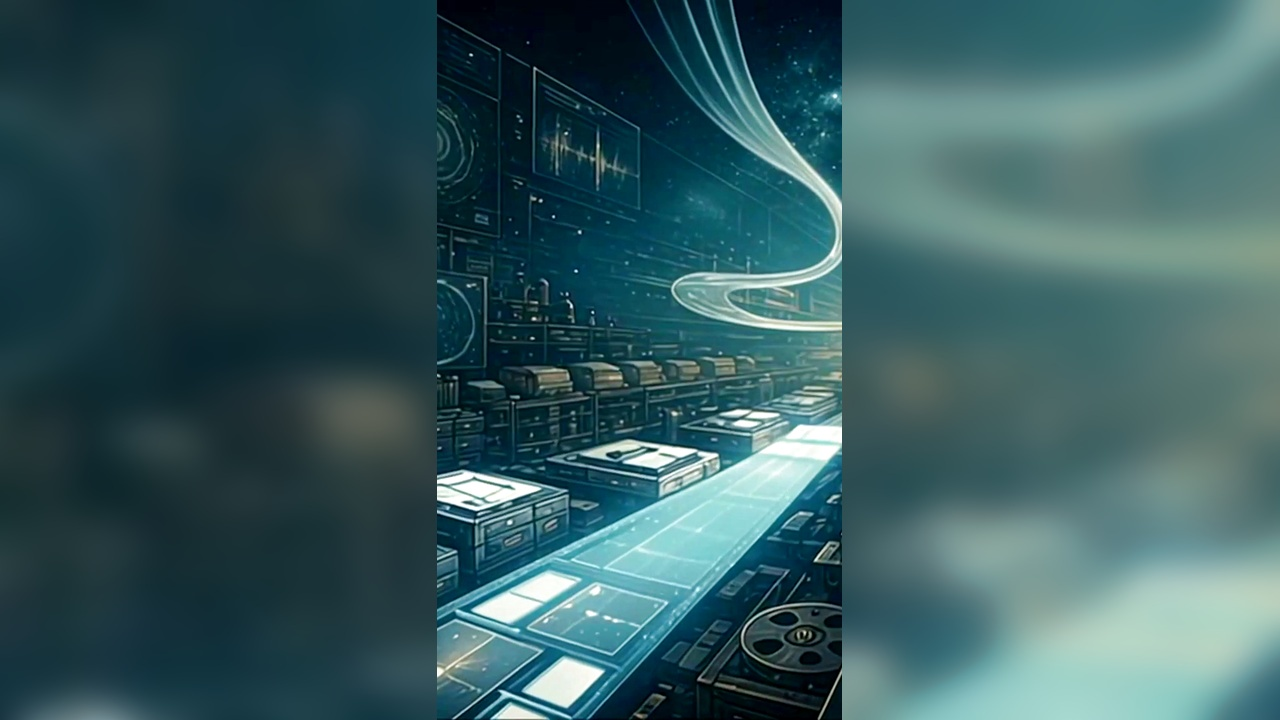
#> input picture 02_Video-Projects/001_Will-We-Ever-Meet-Aliens/10_Shorts/08_Covers/aliens_short-04_hidden-clues_cover_v01.jpg, 1280 x 720 px
$ python -i _build_064_short01_testA_v02.py   (imports and definitions only)
#> lines starting #> are read from the running program, lines starting #| are printed output that depends on the picture
#!/usr/bin/env python3
"""064 Every Planet Explained — Companion Short 1 (Test A Opening Short) v02 Builder (J3903).

Full-bleed 1080x1920 (9:16), 24 fps CFR (exact 738 frames = 30.750 s).
Zero blurred bars/padding, zero near-black, zero integer push jitter, zero Orbit at frame 0.
£0 cash, 0 ElevenLabs chars, 0 Flow/Vertex credits, zero YouTube upload or scheduling.

Short Title: Why Does Water Ice Survive 430°C Heat on Mercury?
Alt Title:   How Does Mercury Hide Water Ice at 430°C?
Slug / Stem: short01_testA_opening / 064_short01_testA_opening_v02
Proposed Candidate / Gate-Check Slot: Mon 28 Dec 2026 11:30Z (non-colliding Mon/Wed/Fri/Sat Orbit Short day; NOT scheduled yet; MUST NOT upload or air before 064 long is public Wed 16 Dec 18:00 London)
Parent Long (064): Every Planet Explained in 12 Minutes (Mercury to Neptune)

Lifts verbatim opening sentences S1-S4 (raw 0.060-32.600 s, 71 spoken words, Mercury 430°C polar
water ice opening through Colombo 1965) from locked master VO `02_Voiceover/every_planet_explained_vo_v01.wav`
(SHA-256 4b478fcded393890064ffd285a4121882dc26e0515f3cadc6569adf0465616aa) with tightened <0.25 s
inter-sentence breaths, paired with 064's own score bed `every_planet_score_bed_v01.mp3` and house SFX kit.
"""
from __future__ import annotations

import hashlib
import json
import math
import os
import re
import shutil
import subprocess as sp
import sys
import wave
from pathlib import Path

import numpy as np
from PIL import Image, ImageDraw, ImageEnhance, ImageFilter, ImageFont

Image.MAX_IMAGE_PIXELS = None

HERE = Path(__file__).resolve().parent
REPO = HERE.parents[3]
NAS_FILM = Path(
    "/Volumes/data/studio-live/orbit-with-ben/02_Video-Projects/"
    "064_Every-Planet-Explained-In-10-Minutes"
)
NAS_HARV = NAS_FILM / "03_Reference-Material" / "harvest_J3022_v01"
NAS_SHORTS = NAS_FILM / "10_Shorts"
NAS_SUB_OUT = NAS_SHORTS / "short01_testA_opening" / "06_Final-Exports"

MASTER_V03 = NAS_FILM / "09_Final-Export" / "064_every_planet_explained_master_v03.mp4"
EXPECTED_MASTER_SHA256 = "d59057aed1590e7f6ef097513256a0548c4f9b1d7e544c4bade28aa83fef647a"
VO_WAV = NAS_FILM / "02_Voiceover" / "every_planet_explained_vo_v01.wav"
EXPECTED_VO_SHA256 = "4b478fcded393890064ffd285a4121882dc26e0515f3cadc6569adf0465616aa"
STT_JSON = NAS_FILM / "02_Voiceover" / "stt" / "every_planet_explained_vo_v01" / "stt_raw.json"
BED_MP3 = NAS_FILM / "05_Music" / "every_planet_score_bed_v01.mp3"
EXPECTED_BED_SHA256 = "3e47e9d6da9aca6836a00c27a1fa58e53801190ae06ed445966ed51f5c0d75c6"
KIT_DIR = NAS_FILM / "06_Sound-Effects" / "kit_v01"

SCRATCH_BASE = Path(os.environ.get("STUDIO_SCRATCH", "/Volumes/MiniWork/scratch"))
WORK = SCRATCH_BASE / "J3903_064_short01_v02"

sys.path.insert(0, str(REPO / "04_Audio/tools"))
sys.path.insert(0, str(REPO / "00_Brand/Channel-Setup/tools"))
sys.path.insert(0, str(REPO / "scripts"))
from orbit_cfr_delivery import shorts_encode_args  # noqa: E402
import gate_shorts_open as gso  # noqa: E402
import sfx_kit  # noqa: E402

W, H, FPS = 1080, 1920, 24
SR = 48000
TOTAL_FRAMES = 738
TOTAL_S = TOTAL_FRAMES / FPS  # 30.750 s exact at 24 fps CFR

BAND_H = round(W * 9 / 16)          # 608 px (safe zone for title/teach/end overlays; picture is full 1080x1920)
BAND_Y0 = (H - BAND_H) // 2         # 656 px
BAND_Y1 = BAND_Y0 + BAND_H          # 1264 px
LINE_H = round(BAND_H * 0.115)      # 70 px

FONT_BLACK = "/System/Library/Fonts/Supplemental/Arial Black.ttf"
FONT_BOLD = "/System/Library/Fonts/Supplemental/Arial Bold.ttf"

WHITE = (255, 255, 255, 255)
YELLOW = (255, 224, 0, 255)         # #FFE000
CYAN = (105, 225, 250, 255)
CORAL = (255, 118, 72, 255)
NAVY_FLOOR = np.array([28.0, 38.0, 58.0], dtype=np.float32)

STEM = "064_short01_testA_opening_v02"
SHORT_SLUG = "short01_testA_opening"
SHORT_TITLE = "Why Does Water Ice Survive 430°C Heat on Mercury?"
ALT_TITLE = "How Does Mercury Hide Water Ice at 430°C?"
AIR_DATE = "2026-12-28"             # Non-colliding candidate Mon/Wed/Fri/Sat Orbit Short slot (gate-check date ONLY; NOT scheduled)
LONG_TITLE = "Every Planet Explained in 12 Minutes (Mercury to Neptune)"

HOOK_ROWS = [("ICE AT", WHITE), ("430°C?", YELLOW)]
COVER_ROWS = [("ICE AT", WHITE), ("430°C?", YELLOW)]
TITLE_ROWS = [
    "Every Planet Explained",
    "in 12 Minutes",
    "(Mercury to Neptune)",
]
END_CARD_LINE = "Full film on the channel"
END_ROWS = [
    ("Every Planet Explained", WHITE),
    ("in 12 Minutes", WHITE),
    ("(Mercury to Neptune)", WHITE),
    (END_CARD_LINE, YELLOW),
]

HOOK_END = 2.10
TITLE_IN, TITLE_OUT = 9.00, 14.00
TEACH_IN, TEACH_OUT = 23.75, 27.70
TEACH_TEXT = "1965 · GIUSEPPE COLOMBO"
END_CARD_IN = 714 / FPS  # 29.750 s exact (24 frames loop/end card tail)

# Verbatim S1-S4 from every_planet_explained_vo_v01.wav (71 spoken words), tightened breaths <0.25 s
VO_SEGMENTS = [
    (0.060, 6.600),   # S1: "On Mercury, the Sun's closest planet, why does water ice survive 430-degree heat?"
    (7.560, 11.050),  # S2: "The ice hides in polar craters that never see sunlight."
    (11.890, 25.140), # S3: "At 58 million km out, sunlight shines up to 7x brighter than on Earth, yet ... -180 °C."
    (26.280, 32.600), # S4: "In 1965, Italian mathematician Giuseppe Colombo solved its spin mystery."
]
VO_LEAD_S = 0.000
VO_GAPS = [0.060, 0.080, 0.020]

# 12-shot full-bleed 1080x1920 cut plan at exact 24 fps frames (sum = 738 frames = 30.750 s).
# Cut 1 = 2.500 s (<= 2.80 s), Cut 2 = 4.458 s (<= 4.80 s), max shot = 3.625 s (<= 4.00 s).
# Every still appears <= 2 times; zero consecutive code graphics; zero upscale > 1.50x.
SHOT_PLAN = [
    {
        "row": "R01a",
        "f0": 0, "f1": 60,  # 0.000 - 2.500 s (2.500 s)
        "kind": "mercury_spin",
        "source": "code_graphic_064_short1_r01a_mercury_spin_v02.mp4",
        "title": "Rotating Mercury globe from NASA MESSENGER enhanced-color global imagery",
        "video": True,
        "offset": 0.0,
        "lon_start_deg": 40.0,
        "lon_rate_deg_s": 42.0,
    },
    {
        "row": "R01b",
        "f0": 60, "f1": 107,  # 2.500 - 4.458 s (1.958 s)
        "kind": "surface_pan",
        "source": "PIA17386.jpg",
        "title": "Enhanced Color Mercury Map (MESSENGER global surface)",
        "video": False,
        "crop_box": (220, 250, 3860, 1798),
        "x_frac_0": 0.14, "x_frac_1": 0.30,
        "z0": 1.04, "z1": 1.14,
        "sat": 1.26, "contrast": 1.12,
    },
    {
        "row": "R01c",
        "f0": 107, "f1": 157,  # 4.458 - 6.542 s (2.083 s)
        "kind": "still_orb",
        "source": "PIA16853.jpg",
        "title": "Colors of the Innermost Planet: View 1 (MESSENGER)",
        "video": False,
        "orb_scale": 0.90,
        "z0": 1.00, "z1": 1.07,
        "sat": 1.24, "y_offset": 0,
    },
    {
        "row": "R02a",
        "f0": 157, "f1": 195,  # 6.542 - 8.125 s (1.583 s)
        "kind": "polar_cover",
        "source": "PIA19411.jpg",
        "title": "Water Ice on Mercury (MESSENGER north polar mosaic)",
        "video": False,
        "x_frac_0": 0.44, "x_frac_1": 0.50,
        "z0": 1.00, "z1": 1.08,
        "sat": 1.28, "contrast": 1.14,
    },
    {
        "row": "R02b",
        "f0": 195, "f1": 243,  # 8.125 - 10.125 s (2.000 s) — back-to-back with R02a = 1 appearance
        "kind": "polar_cover",
        "source": "PIA19411.jpg",
        "title": "Water Ice on Mercury (MESSENGER north polar mosaic)",
        "video": False,
        "x_frac_0": 0.50, "x_frac_1": 0.53,
        "z0": 1.28, "z1": 1.44,
        "sat": 1.32, "contrast": 1.16,
    },
    {
        "row": "R03a",
        "f0": 243, "f1": 338,  # 10.125 - 14.083 s (3.958 s <= 4.00 s; clears 9-14 s title banner completely)
        "kind": "still_orb",
        "source": "PIA15162.jpg",
        "title": "Mercury Globe: 0°N, 180°E (MESSENGER)",
        "video": False,
        "orb_scale": 0.90,
        "z0": 1.00, "z1": 1.06,
        "warm_sun": True, "y_offset": 0,
    },
    {
        "row": "R03b",
        "f0": 338, "f1": 394,  # 14.083 - 16.417 s (2.333 s; strictly after TITLE_OUT=14.00 s)
        "kind": "cg_sunlight",
        "source": "code_graphic_064_short1_r03b_sunlight_9x16_v02.mp4",
        "title": "Mercury 7x sunlight intensity explainer",
        "video": True,
        "offset": 0.0,
    },
    {
        "row": "R03c",
        "f0": 394, "f1": 481,  # 16.417 - 20.042 s (3.625 s) — real Mercury surface separating graphics
        "kind": "surface_pan",
        "source": "PIA17386.jpg",
        "title": "Enhanced Color Mercury Map (MESSENGER global surface)",
        "video": False,
        "crop_box": (220, 250, 3860, 1798),
        "x_frac_0": 0.54, "x_frac_1": 0.72,
        "z0": 1.06, "z1": 1.16,
        "sat": 1.22, "contrast": 1.12, "cool_night": True,
    },
    {
        "row": "R03d",
        "f0": 481, "f1": 563,  # 20.042 - 23.458 s (3.417 s)
        "kind": "cg_night",
        "source": "code_graphic_064_short1_r03d_night_9x16_v02.mp4",
        "title": "Mercury 430 C day versus -180 C night contrast explainer",
        "video": True,
        "offset": 0.0,
    },
    {
        "row": "R04a",
        "f0": 563, "f1": 635,  # 23.458 - 26.458 s (3.000 s)
        "kind": "still_orb",
        "source": "PIA11364.jpg",
        "title": "Mercury True Color is in the Eye of the Beholder (MESSENGER)",
        "video": False,
        "sub_crop": (960, 40, 1890, 970),  # Single top-right globe only (no 2x2 quad)
        "orb_scale": 0.88,
        "z0": 1.00, "z1": 1.06,
        "sat": 1.24, "y_offset": -90,
    },
    {
        "row": "R04b",
        "f0": 635, "f1": 714,  # 26.458 - 29.750 s (3.292 s)
        "kind": "still_orb",
        "source": "PIA16853.jpg",
        "title": "Colors of the Innermost Planet: View 1 (MESSENGER)",
        "video": False,
        "orb_scale": 0.94,
        "z0": 1.03, "z1": 1.10,
        "sat": 1.30, "y_offset": -90,
    },
    {
        "row": "R01_loop",
        "f0": 714, "f1": 738,  # 29.750 - 30.750 s (1.000 s) — seamless return into Frame 0
        "kind": "mercury_loop",
        "source": "frame0_return_064_short01_testA_opening_v02.mp4",
        "title": "Opening frame return for seamless loop",
        "video": True,
        "offset": 0.0,
        "lon_target_deg": 40.0,
        "lon_rate_deg_s": 42.0,
    },
]


def run(cmd: list) -> None:
    sp.run([str(c) for c in cmd], check=True)


# [27 lines left out: functions sha256, read_wav, write_wav, not called in this run]


def silence(n: int) -> np.ndarray:
    return np.zeros((max(0, n), 2), dtype=np.float32)


# [4 lines left out: function lift_navy, not called in this run]


_STAR_CANVAS: np.ndarray | None = None


# [74 lines left out: functions get_star_canvas, starfield_frame, pipe_frames, not called in this run]


_MERCURY_TEX: np.ndarray | None = None


# [267 lines left out: functions get_mercury_equirect, render_mercury_spin, render_surface_pan, render_polar_cover, build_orb_base, render_symmetric_zoom, not called in this run]


def make_globe_rgba(path: Path, diameter: int, sat: float = 1.25) -> Image.Image:
    im = Image.open(path).convert("RGB")
    L = np.asarray(im.convert("L"))
    ys, xs = np.where(L > 18)
    if len(xs) > 100:
        x0, x1, y0, y1 = int(xs.min()), int(xs.max()), int(ys.min()), int(ys.max())
        side = max(x1 - x0, y1 - y0)
        cx, cy = (x0 + x1) // 2, (y0 + y1) // 2
        half = side // 2 + int(side * 0.02)
        im = im.crop((max(0, cx - half), max(0, cy - half), min(im.width, cx + half), min(im.height, cy + half)))
    im = im.resize((diameter, diameter), Image.Resampling.LANCZOS)
    im = ImageEnhance.Color(im).enhance(sat)
    im = ImageEnhance.Contrast(im).enhance(1.10)
    circle = Image.new("L", (diameter, diameter), 0)
    ImageDraw.Draw(circle).ellipse((2, 2, diameter - 3, diameter - 3), fill=255)
    circle = circle.filter(ImageFilter.GaussianBlur(1.5))
    out = im.convert("RGBA")
    out.putalpha(circle)
    ImageDraw.Draw(out).ellipse(
        (2, 2, diameter - 3, diameter - 3), outline=(215, 232, 255, 185), width=max(2, diameter // 85)
    )
    return out


# [25 lines left out: functions font_for, centred, not called in this run]


def render_cg_sunlight(frames_n: int, dest: Path) -> float:
    """Native 1080x1920 vertical animated explainer #1 (R03b, 14.083-16.417 s):
    Starts strictly after 9-14 s title banner exits (zero text overlap).
    Word-matched strictly to 'seven times brighter than on Earth': real MESSENGER Mercury globe
    + single animated 7.0x SUNLIGHT scale bar in 68 px house type (11.2% of 608 px 16:9 band)."""
    g_merc = make_globe_rgba(NAS_HARV / "PIA15162.jpg", 380, sat=1.14)
    g_merc = g_merc.filter(ImageFilter.UnsharpMask(radius=1.3, percent=135, threshold=2))
    f_tag = ImageFont.truetype(FONT_BLACK, 48)
    f_big = ImageFont.truetype(FONT_BLACK, 68)
    f_sub = ImageFont.truetype(FONT_BOLD, 48)

    bar_x0, bar_x1 = 110, 970
    bar_max_w = bar_x1 - bar_x0

    frames = []
    denom = float(max(1, frames_n - 1))
    for i in range(frames_n):
        u = i / denom
        prog = max(0.0, min(1.0, u / 0.72))
        ease = 0.5 - 0.5 * math.cos(math.pi * prog)

        bg = starfield_frame(u, dx=80.0, dy=60.0)
        fg = Image.fromarray(bg.astype(np.uint8), "RGB").convert("RGBA")
        d = ImageDraw.Draw(fg)

        for rr in (290, 440, 610):
            d.arc((W // 2 - rr, 500 - rr, W // 2 + rr, 500 + rr), 18, 162, fill=(105, 168, 240, 82), width=3)
            d.arc((W // 2 - rr, 500 - rr, W // 2 + rr, 500 + rr), 198, 342, fill=(105, 168, 240, 82), width=3)

        centred(d, 185, "58 MILLION KM", f_tag, WHITE, stroke=6)
        fg.alpha_composite(g_merc, ((W - 380) // 2, 265))

        # Single word-matched animated sunlight scale inside the 16:9 safe band (y=656..1264)
        sun_mult = 1.0 + 6.0 * ease
        w_sun = max(24, round(bar_max_w * (sun_mult / 7.2)))
        w_earth = round(bar_max_w * (1.0 / 7.2))

        centred(d, 745, f"UP TO {sun_mult:.1f}× SUNLIGHT", f_big, YELLOW, stroke=7)
        d.rounded_rectangle((bar_x0, 855, bar_x1, 920), radius=18, outline=(170, 200, 235, 220), width=4)
        d.rounded_rectangle((bar_x0, 855, bar_x0 + w_sun, 920), radius=18, fill=YELLOW)
        # Earth 1x reference marker
        d.rounded_rectangle((bar_x0, 855, bar_x0 + w_earth, 920), radius=18, fill=(90, 195, 255, 255))
        for k_tick in range(1, 7):
            tx = bar_x0 + round(bar_max_w * (k_tick / 7.2))
            d.line((tx, 855, tx, 920), fill=(16, 26, 46, 175), width=3)

        centred(d, 975, "BRIGHTER THAN EARTH", f_sub, (210, 228, 252, 255), stroke=5)

        arr = lift_navy(np.asarray(fg.convert("RGB"), dtype=np.float32))
        frames.append(Image.fromarray(np.clip(arr, 28, 255).astype(np.uint8), "RGB"))

    pipe_frames(frames, dest)
    return 1.0


# [812 lines left out: functions render_cg_night, render_shot, build_voice_plan, make_hook, make_title, make_end and 10 more, not called in this run]


# [2 lines not run here, left out]

>>> import cv2
>>> picture = cv2.imread('../../../001_Will-We-Ever-Meet-Aliens/10_Shorts/08_Covers/aliens_short-04_hidden-clues_cover_v01.jpg', cv2.IMREAD_GRAYSCALE)
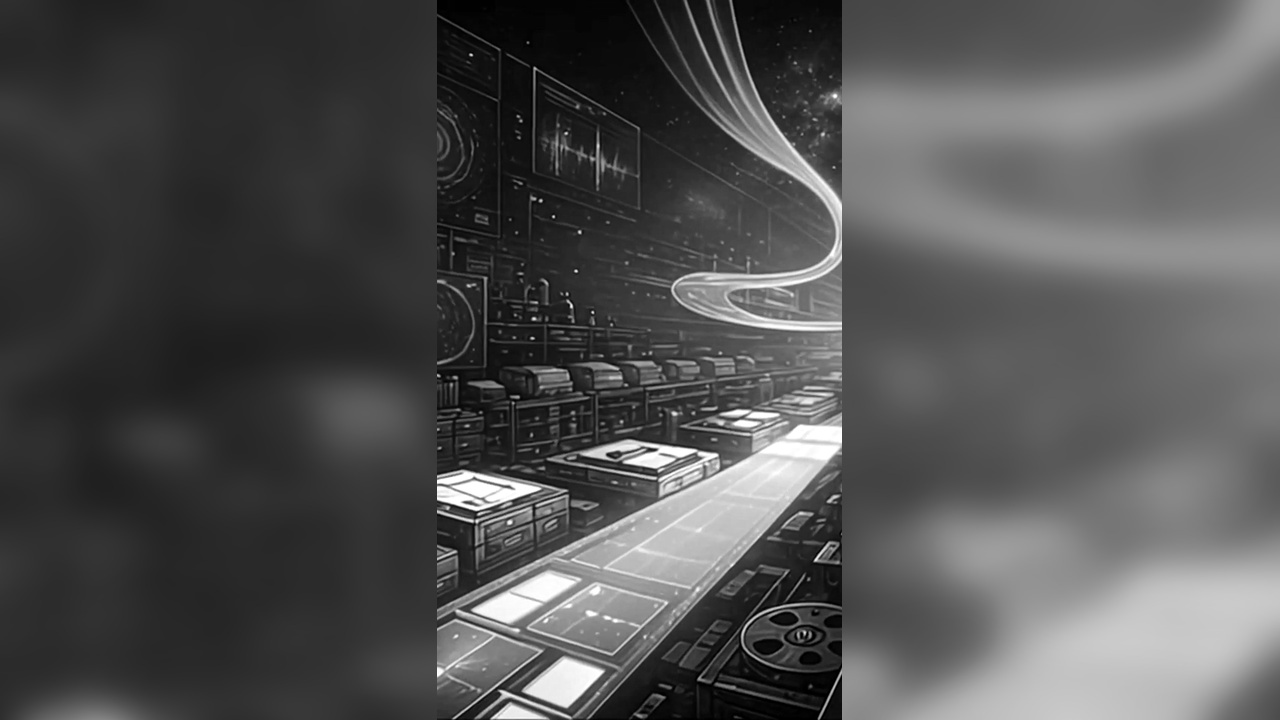
#> picture: shape (720, 1280); min 0, max 255, mean 81.5
>>> result = render_cg_sunlight(picture, 'out.png')
#> (the run stopped early here; a loop or call above may not have finished)

$ run again, on 02_Video-Projects/027_What-If-Earth-Stopped-Spinning/07_Edit-Project/epic_spin_v01_sheet.jpg
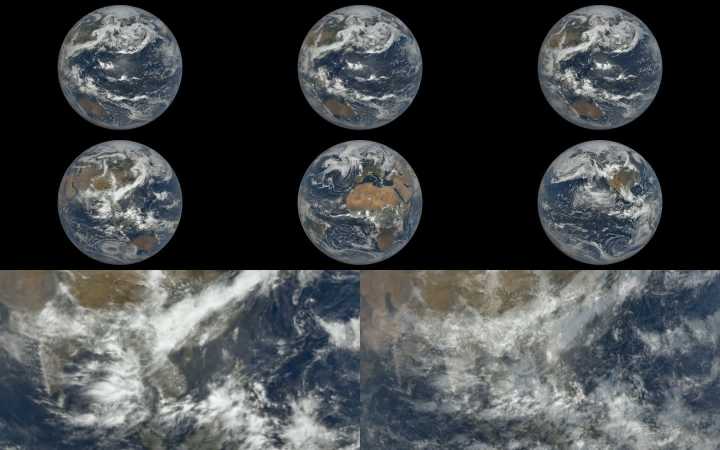
#> input picture 02_Video-Projects/027_What-If-Earth-Stopped-Spinning/07_Edit-Project/epic_spin_v01_sheet.jpg, 1440 x 900 px (shown at 1/2 size)
#> `picture = cv2.imread('../../../001_Will-We-Ever-Meet-Aliens/10_Shorts/..`:
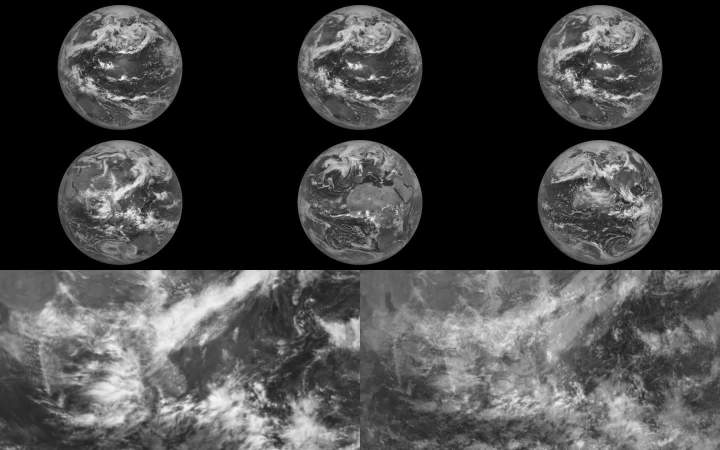
#> picture: shape (900, 1440) (shown at 1/2 size); min 0, max 255, mean 68.7

$ run again, on 02_Video-Projects/019_Andromeda-Milky-Way-Collision/10_Shorts/k9pXeeJvLpc_recut/gate_open_sheet_v01c.jpg
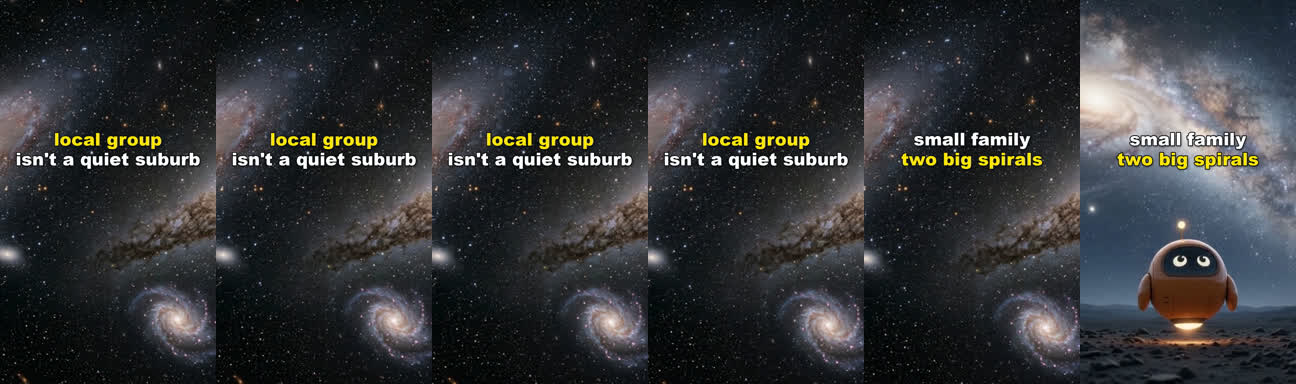
#> input picture 02_Video-Projects/019_Andromeda-Milky-Way-Collision/10_Shorts/k9pXeeJvLpc_recut/gate_open_sheet_v01c.jpg, 1296 x 384 px
#> `picture = cv2.imread('../../../001_Will-We-Ever-Meet-Aliens/10_Shorts/..`:
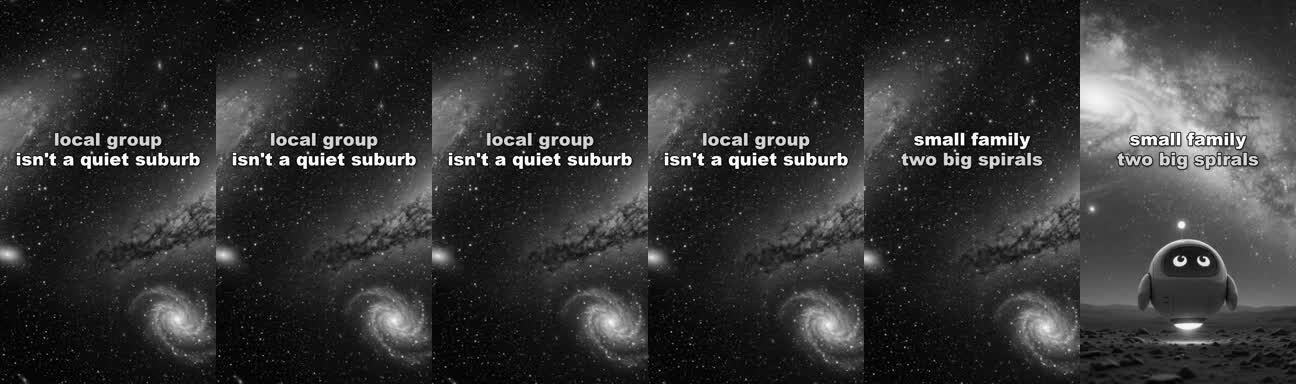
#> picture: shape (384, 1296); min 0, max 255, mean 51.5
